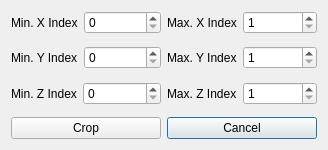
<?xml version="1.0" encoding="UTF-8"?>
<ui version="4.0">
 <class>dlg_crop</class>
 <widget class="QDialog" name="dlg_crop">
  <property name="geometry">
   <rect>
    <x>0</x>
    <y>0</y>
    <width>328</width>
    <height>150</height>
   </rect>
  </property>
  <property name="windowTitle">
   <string>Selection</string>
  </property>
  <layout class="QGridLayout">
   <item row="0" column="0">
    <layout class="QFormLayout" name="formLayout">
     <item row="0" column="0">
      <widget class="QLabel" name="textLabel1">
       <property name="text">
        <string>Min. X Index</string>
       </property>
       <property name="wordWrap">
        <bool>false</bool>
       </property>
      </widget>
     </item>
     <item row="0" column="1">
      <widget class="QSpinBox" name="m_pMinX">
       <property name="keyboardTracking">
        <bool>false</bool>
       </property>
      </widget>
     </item>
    </layout>
   </item>
   <item row="0" column="1">
    <layout class="QFormLayout" name="formLayout_2">
     <item row="0" column="0">
      <widget class="QLabel" name="textLabel2">
       <property name="text">
        <string>Max. X Index</string>
       </property>
       <property name="wordWrap">
        <bool>false</bool>
       </property>
      </widget>
     </item>
     <item row="0" column="1">
      <widget class="QSpinBox" name="m_pMaxX">
       <property name="keyboardTracking">
        <bool>false</bool>
       </property>
       <property name="minimum">
        <number>1</number>
       </property>
      </widget>
     </item>
    </layout>
   </item>
   <item row="1" column="0">
    <layout class="QFormLayout" name="formLayout_5">
     <item row="0" column="0">
      <widget class="QLabel" name="textLabel2_2">
       <property name="text">
        <string>Min. Y Index</string>
       </property>
       <property name="wordWrap">
        <bool>false</bool>
       </property>
      </widget>
     </item>
     <item row="0" column="1">
      <widget class="QSpinBox" name="m_pMinY">
       <property name="keyboardTracking">
        <bool>false</bool>
       </property>
      </widget>
     </item>
    </layout>
   </item>
   <item row="1" column="1">
    <layout class="QFormLayout" name="formLayout_3">
     <item row="0" column="0">
      <widget class="QLabel" name="textLabel2_3">
       <property name="text">
        <string>Max. Y Index</string>
       </property>
       <property name="wordWrap">
        <bool>false</bool>
       </property>
      </widget>
     </item>
     <item row="0" column="1">
      <widget class="QSpinBox" name="m_pMaxY">
       <property name="keyboardTracking">
        <bool>false</bool>
       </property>
       <property name="minimum">
        <number>1</number>
       </property>
      </widget>
     </item>
    </layout>
   </item>
   <item row="2" column="0">
    <layout class="QFormLayout" name="formLayout_6">
     <item row="0" column="0">
      <widget class="QLabel" name="textLabel2_4">
       <property name="text">
        <string>Min. Z Index</string>
       </property>
       <property name="wordWrap">
        <bool>false</bool>
       </property>
      </widget>
     </item>
     <item row="0" column="1">
      <widget class="QSpinBox" name="m_pMinZ">
       <property name="keyboardTracking">
        <bool>false</bool>
       </property>
      </widget>
     </item>
    </layout>
   </item>
   <item row="2" column="1">
    <layout class="QFormLayout" name="formLayout_4">
     <item row="0" column="0">
      <widget class="QLabel" name="textLabel2_5">
       <property name="text">
        <string>Max. Z Index</string>
       </property>
       <property name="wordWrap">
        <bool>false</bool>
       </property>
      </widget>
     </item>
     <item row="0" column="1">
      <widget class="QSpinBox" name="m_pMaxZ">
       <property name="keyboardTracking">
        <bool>false</bool>
       </property>
       <property name="minimum">
        <number>1</number>
       </property>
      </widget>
     </item>
    </layout>
   </item>
   <item row="3" column="1">
    <widget class="QPushButton" name="m_pCancel">
     <property name="text">
      <string>Cancel</string>
     </property>
    </widget>
   </item>
   <item row="3" column="0">
    <widget class="QPushButton" name="m_pCrop">
     <property name="text">
      <string>Crop</string>
     </property>
    </widget>
   </item>
  </layout>
 </widget>
 <layoutdefault spacing="6" margin="11"/>
 <pixmapfunction>qPixmapFromMimeSource</pixmapfunction>
 <tabstops>
  <tabstop>m_pMinX</tabstop>
  <tabstop>m_pMaxX</tabstop>
  <tabstop>m_pMinY</tabstop>
  <tabstop>m_pMaxY</tabstop>
  <tabstop>m_pMinZ</tabstop>
  <tabstop>m_pMaxZ</tabstop>
  <tabstop>m_pCrop</tabstop>
  <tabstop>m_pCancel</tabstop>
 </tabstops>
 <includes>
  <include location="local">situs_document.h</include>
 </includes>
 <resources/>
 <connections/>
</ui>
